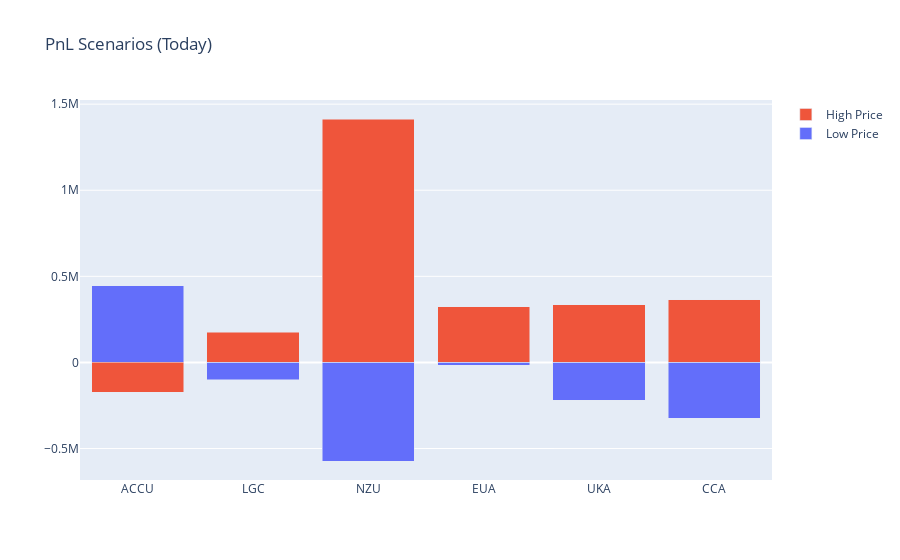

Notebook source saved alongside this figure:
### Code cell
pnl_graph = go.Figure()
for i in list(price_frame_today)[1:]:
    pnl_graph.add_trace(go.Bar(x=price_frame_today.Mkt, y=price_frame_today[i], name=i, base=0))
pnl_graph.update_layout(barmode='stack', title='PnL Scenarios (Today)')
pnl_graph.show()

### Figure 1 — Plotly figure (JSON) as saved in the notebook; plotly's stock layout.template omitted (floating-point values rounded to 4 significant figures)
{"data": [{"base": 0, "name": "Low Price", "type": "bar", "x": ["ACCU", "LGC", "NZU", "EUA", "UKA", "CCA"], "y": [444700.0, -100000, -572400.0, -16710.0, -219500.0, -323700.0]}, {"base": 0, "name": "High Price", "type": "bar", "x": ["ACCU", "LGC", "NZU", "EUA", "UKA", "CCA"], "y": [-173300.0, 175000, 1414000.0, 324400.0, 334100.0, 363800.0]}], "layout": {"barmode": "stack", "title": {"text": "PnL Scenarios (Today)"}}}
